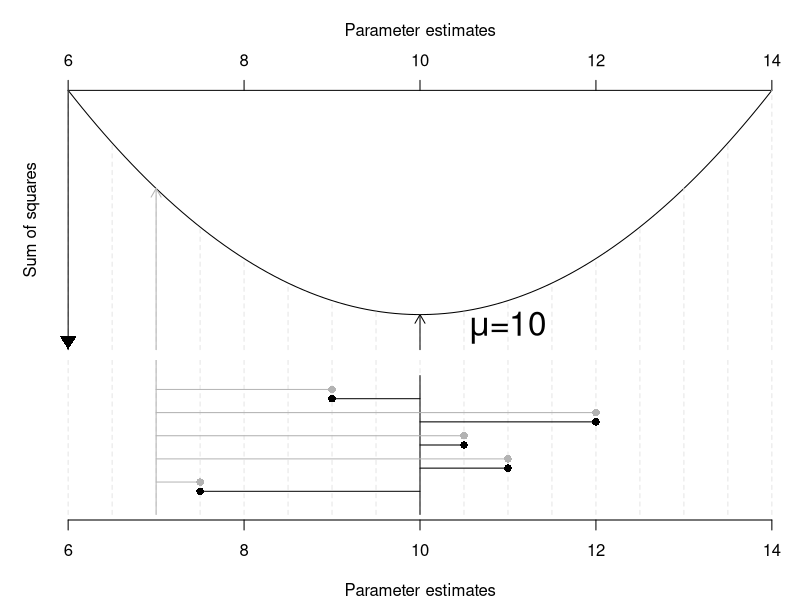
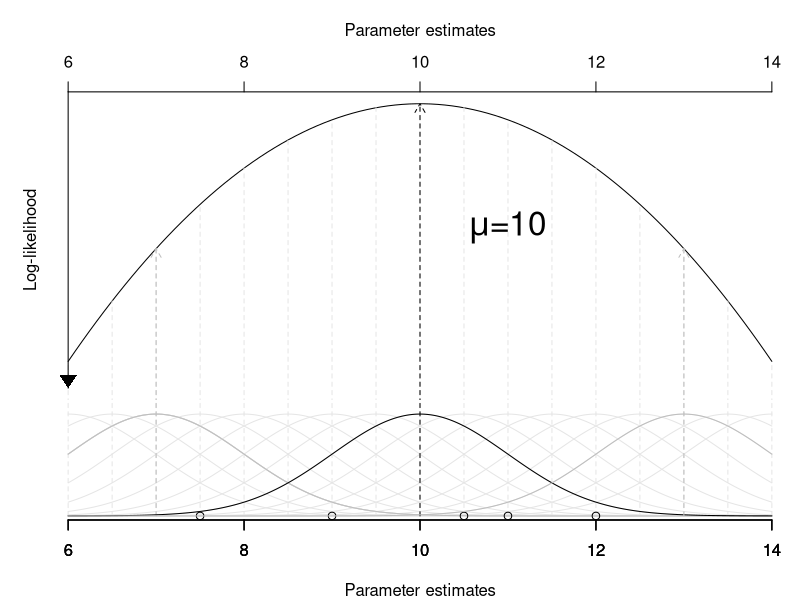
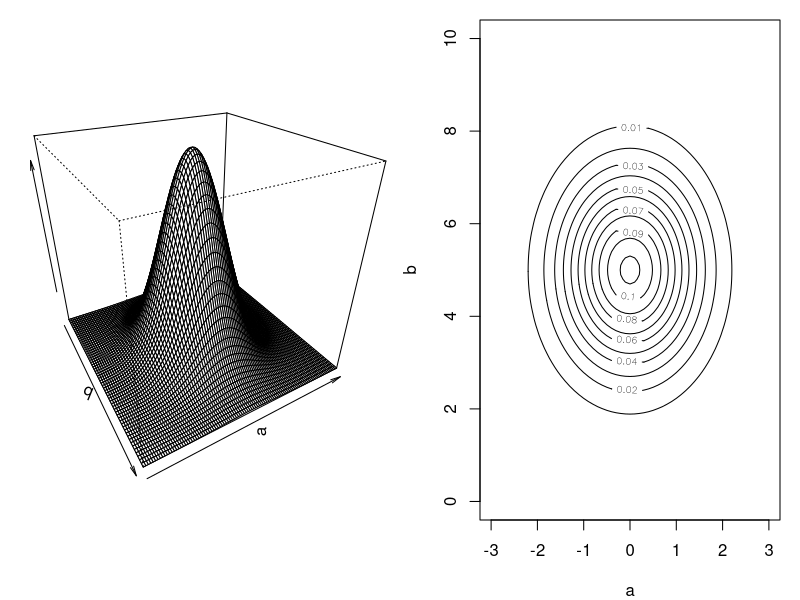
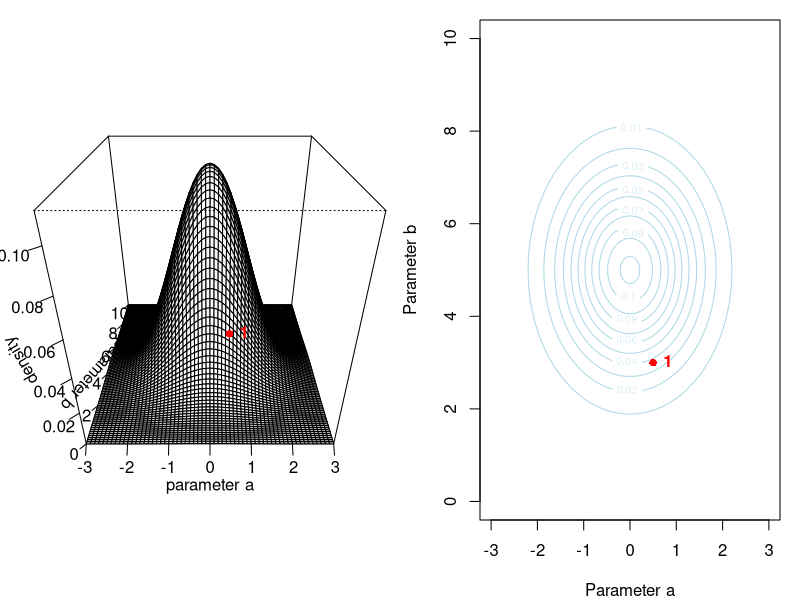
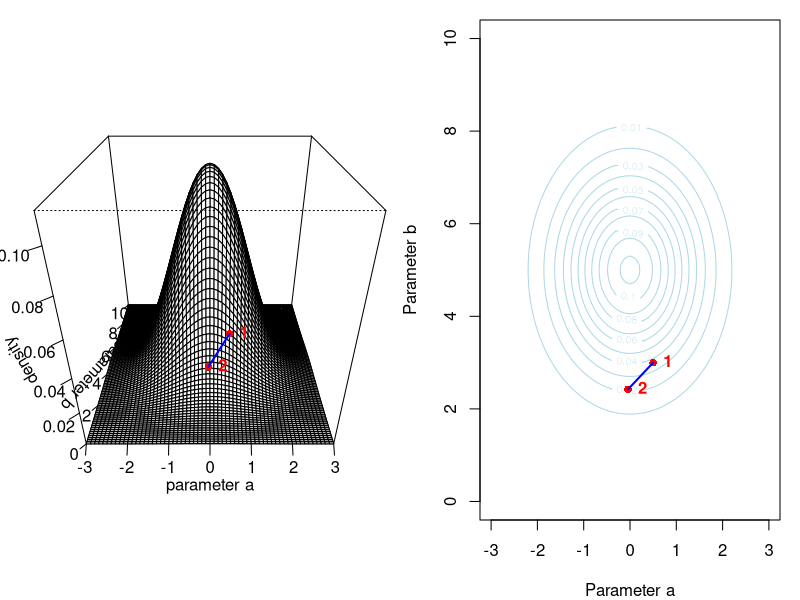
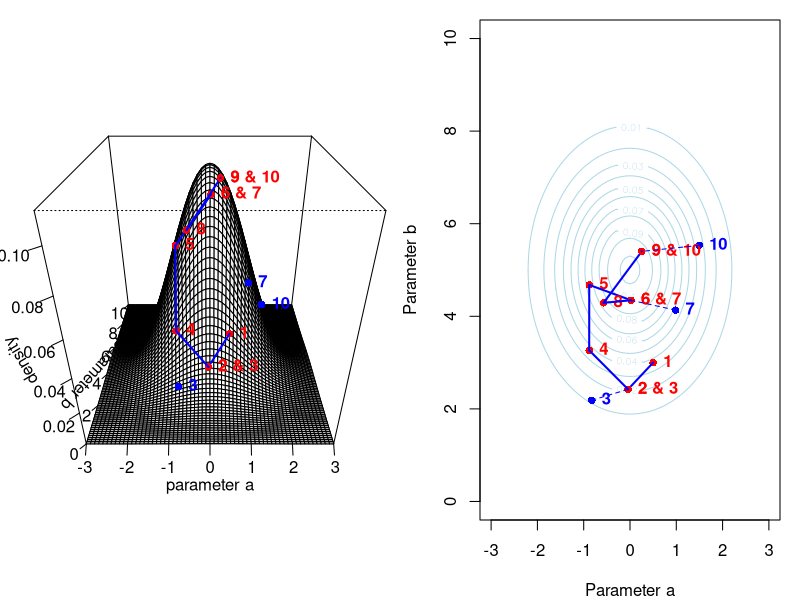
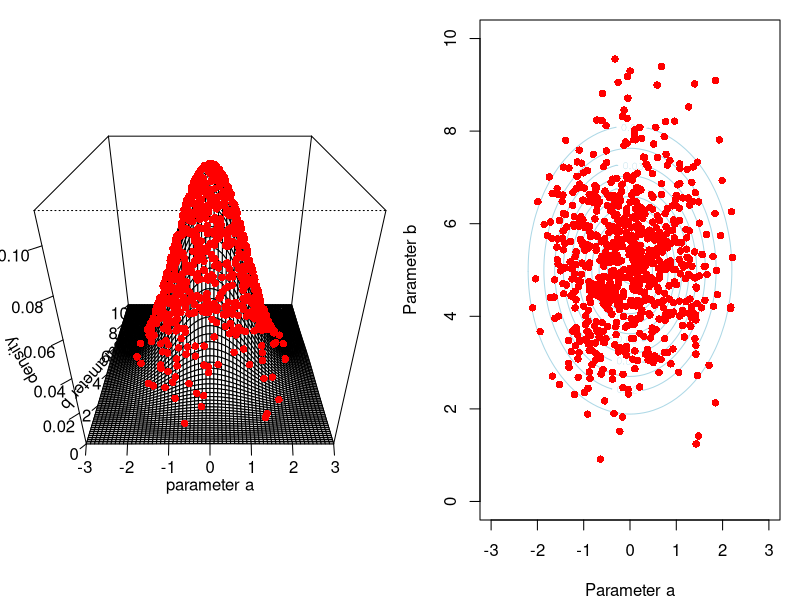
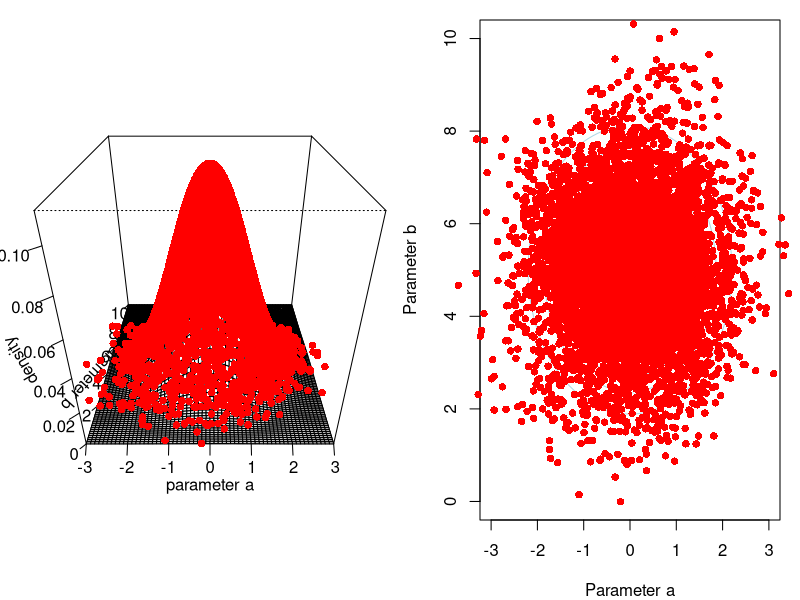

Here is the R script that generated these plots, in order:
## ---- chunk 1
#| label: OLS
#| echo: false
#| fig-height: 7
#| fig-width: 7
set.seed(1)
x <- sample(c(7.5,9,10.5,11, 12))
#ols <- sum((x-x.lm$coef)^2)

ols <- function(x,mu) {
  sum((x-mu)^2)
}
est <- seq(6,14,l=100)
x.ols <-NULL
for (i in est) {
  x.ols <-c(x.ols,ols(x,i))
}
nf <- layout(matrix(c(1,2), 2, 1, byrow=TRUE), respect=F, height=c(6,4))
op <- par(mar=c(0,2,4,0))
plot(x.ols~est,ann=FALSE, axes=FALSE,xlim=c(6,14), type="l",ylim=c(0,max(x.ols)))
axis(3, pos=max(x.ols))
mtext("Sum of squares",2, line=0)
for (i in seq(6,14,by=.5)) segments(i,0, i,ols(x,i), col="gray90", lty=2)
text(11,8, expression(paste(mu,"=10")),cex=2)
mtext("Parameter estimates",3, line=2)
arrows(10,0,10,ols(x,10), col="black", length=.1, lty=1)
lines(c(6,6),c(max(x.ols),0))
polygon(c(6,6.1,5.9),c(0, 5,5),col="black", border=F)
arrows(7,0,7,ols(x,7), col="gray70", length=.1, lty=1)

op <- par(mar=c(4,2,.5,0),xpd=T)
plot(x,1:5, ann=FALSE, axes=FALSE, pch=16, xlim=c(6,14),ylim=c(0,6))
axis(1,las=1)
#box(bty="l")
x.lm <- lm(x~1)
segments(seq(6,14,by=.5),0,seq(6,14,by=.5),9, col="gray90",lty=2)
lines(c(10,10),c(0,6))

points(x,(1:5)+0.4, pch=16, col="gray70")
lines(c(7,7),c(0,9),col="gray70")
segments(x,(1:5)+0.4,7,(1:5)+0.4, col="gray70")

points(x,(1:5), pch=16)
segments(x,1:5,x.lm$fitted,1:5)
mtext("Parameter estimates",1, line=3)

#set.seed(1)
#x <- sample(c(7.5,9,10.5,11, 12))
#plot(x, ann=FALSE, axes=FALSE, pch=16)
#axis(2,las=1)
#mtext("Parameter estimates", 2, line=3)
#box(bty="l")
#ols <- lm(x~1)
#abline(ols)
#segments(1:5,x,1:5,x-ols$resid)
## ---- chunk 2
#| label: ML
#| echo: false
#| fig-height: 7
#| fig-width: 7
#| warning: false
nf <- layout(matrix(c(1,2), 2, 1, byrow=TRUE), respect=F, height=c(6,3))
obs <- c(7.5,9,10.5,11, 12)
op <- par(mar=c(0,2,4,0))
ll <- function(mean=10) sum(stats::dnorm(obs, mean,1, log=T))
liks<-NULL
for (i in seq(6,14,l=100)) liks <- c(liks,ll(i))
plot(seq(6,14,l=100), liks, type="l", axes=F, xlab="",ylab="",xlim=c(6,14), ylim=c(-55,-9))
#arrows(6,-9,6,-52, length=.1)
#arrows(6,-9,14,-9, length=.1)
axis(3, pos=-9)
mtext("Log-likelihood",2, line=0)
for (i in seq(6,14,by=.5)) segments(i,-100, i,ll(i), col="gray90", lty=2)

segments(6,-9,6,-55, length=.1)
polygon(c(6,6.1,5.9),c(-55,-53,-53),col="black", border=F)


#lines(c(7,7),c(100,ll(7)), col="gray")
arrows(7,-100,7,ll(7), col="gray", length=.1, lty=2)
#segments(7,-100,7,ll(7), col="gray", length=.1, lty=2)
#polygon(c(7,7.1,6.9),c(ll(7),ll(7)-2, ll(7)-2),col="gray", border=F)

#polygon(c(10,10.1,9.9),c(ll(10),ll(10)-2, ll(10)-2),col="black", border=F)
arrows(10,-100,10,ll(10), col="black", length=.1, lty=2)
#segments(10,-100,10,ll(10), col="black", length=.1, lty=2)

arrows(13,-100,13,ll(13), col="gray", length=.1, lty=2)
#segments(13,-100,13,ll(13), col="gray", length=.1, lty=2)
#points(13,ll(13), pch=17, col="gray")
#polygon(c(13,13.1,12.9),c(ll(13),ll(13)-2, ll(13)-2),col="gray", border=F)
text(11,-30, expression(paste(mu,"=10")),cex=2)
mtext("Parameter estimates",3, line=2)


op <- par(mar=c(4,2,.5,0),xpd=T)
plot(seq(6,14,l=1000), dnorm(seq(6,14,l=1000), mean=7), type="l", axes=F, xlab="", ylab="", col="gray")
for (i in seq(6,14,by=.5)) lines(seq(6,14,l=1000), dnorm(seq(6,14,l=1000), mean=i), col="gray90")
segments(seq(6,14,by=.5),0,seq(6,14,by=.5),100, col="gray90", lty=2)

lines(seq(6,14,l=1000), dnorm(seq(6,14,l=1000), mean=7), type="l", axes=F, xlab="", ylab="", col="gray")
points(obs,rep(0, 5),pch=1)
axis(1)
#mtext("Parameter estimates",1,line=2)
lines(c(7,7),c(0,100), col="gray", lty=2)
#plot(seq(6,14,l=1000), dnorm(seq(6,14,l=1000), mean=10), type="l", axes=F, xlab="parameter estimate", ylab="")
lines(seq(6,14,l=1000), dnorm(seq(6,14,l=1000), mean=10), type="l")
#points(obs,rep(0, 5),pch=16)
lines(c(10,10),c(0,100), col="black", lty=2)
axis(1)

lines(seq(6,14,l=1000), dnorm(seq(6,14,l=1000), mean=13), type="l", col="gray")
#points(obs,rep(0, 5),pch=16)
lines(c(13,13),c(0,100), col="gray", lty=2)
axis(1)
mtext("Parameter estimates",1,line=3)
## ---- chunk 3
#| label: LDF
#| echo: false
#| fig-height: 5
#| fig-width: 9
#| cache: true
#| warning: false
library(mvtnorm)
a <- seq(-3,3,by=0.1)
b <- seq(0,10,by=0.1)
par(mfrow=c(1,2))
par(mar=c(1,1,0,0))
persp(a,b,outer(a,b, function(x,y) dmvnorm(cbind(x,y), mean=c(0,5), sigma=diag(2)*c(1,2))),lphi=30,ltheta=30,phi=30,theta=60, xlab="b", ylab="a",zlab="")
par(mar=c(4,4,1,1))
contour(a,b,outer(a,b, function(x,y) dmvnorm(cbind(x,y), mean=c(0,5), sigma=diag(2)*c(1,2))),xlab="a",ylab="b") 
## ---- chunk 4
#| label: mcmcsampling
#| echo: false
mcmcsim <- function(n=500,start.x=0.5, start.y=0.5,tex=FALSE, lns=FALSE, fls=FALSE) {
		   library(mvtnorm)
		   xv <- seq(-3,3,by=0.1)
		   yv <- seq(0,10,by=0.1)
		   #Create the three dimensional plot
		   pmat <- persp(xv,yv,outer(xv,yv, function(x,y) dmvnorm(cbind(x,y), mean=c(0,5), sigma=diag(2)*c(1,2))),
				   zlab="density",xlab="parameter a",ylab="parameter b",phi=30,theta=0,ticktype="detailed",shade=0.9,lphi=30,ltheta=0)
		   #Calculate the z-score for the starting coordinates
		   z <- outer(start.x,start.y, function(x,y) dmvnorm(cbind(x,y), mean=c(0,5), sigma=diag(2)*c(1,2)))
           #plot the starting point
		   points(trans3d(start.x,start.y,z,pmat), col="red",pch=16)
		   #Label the point
           if (tex) text(trans3d(start.x,start.y,z,pmat),labels=paste(1),pos=4, font=2, col="red")
		   #iteratively move through the Markov chain
		   if (n >1) {
           for (i in 2:n) {
				#Get a new candidate location by a random point around the current point
				newLoc <- rmvnorm(1,mean=c(0,0),sigma=diag(2)*0.5)
				new.x=start.x+newLoc[1]
				new.y=start.y+newLoc[2]
				#plot this new point
				if (fls) points(trans3d(new.x,new.y,outer(new.x,new.y, function(x,y) dmvnorm(cbind(x,y), mean=c(0,5), sigma=diag(2)*c(1,2))),pmat), col="blue",pch=16)
				z1 <- outer(new.x,new.y, function(x,y) dmvnorm(cbind(x,y), mean=c(0,5), sigma=diag(2)*c(1,2)))
				#Calculate the ratio of probability of the new point to the previous point
				rRatio <- dmvnorm(c(new.x,new.y), mean=c(0,5), sigma=diag(2)*c(1,2))/dmvnorm(c(start.x,start.y), mean=c(0,5), sigma=diag(2)*c(1,2))
				#Get a random number between 0 and 1
			    rCompRatio<-runif(1)
				old.x=start.x
				old.y=start.y
				#If the calculated ratio is greater than the random number, accept this new location for sampling
				if (rRatio>rCompRatio) { #accept current position
					start.x=new.x
					start.y=new.y
					z <- outer(old.x,old.y, function(x,y) dmvnorm(cbind(x,y), mean=c(0,5), sigma=diag(2)*c(1,2)))
				} #otherwise stay were you are
				#points(trans3d(start.x,start.y,outer(start.x,start.y, function(x,y) dmvnorm(cbind(x,y), mean=c(0,5), sigma=diag(2)*c(1,2))),pmat), col="red",pch=16)
				z2<-outer(start.x,start.y, function(x,y) dmvnorm(cbind(x,y), mean=c(0,5), sigma=diag(2)*c(1,2)))
				points(trans3d(start.x,start.y,z2,pmat), col="red",pch=16)
				if (rRatio>rCompRatio) {
					lab<-paste(i)
					if (tex) text(trans3d(start.x,start.y,z2,pmat),labels=paste(i),pos=4, font=2, col="red")
					}else {
						lab <- paste(lab,"&", i)
						if(tex) text(trans3d(start.x,start.y,z2,pmat),labels=lab,pos=4, font=2, col="red")
						if(tex)text(trans3d(new.x,new.y,z1,pmat),labels=i,pos=4, font=2,col="blue")
					}
					if(lns)lines(trans3d(c(old.x,start.x),c(old.y,start.y),c(z,z2),pmat), col="blue",lwd=2)
				    z<-z2
				}
        }
}
mcmcsim1 <- function(n=500,start.x=0.5, start.y=0.5,tex=FALSE, lns=FALSE, fls=FALSE, thin=1,burnin=0) {
			library(mvtnorm)
			xv <- seq(-3,3,by=0.1)
			yv <- seq(0,10,by=0.1)
	        cmat<-contour(xv,yv,outer(xv,yv, function(x,y) dmvnorm(cbind(x,y), mean=c(0,5), sigma=diag(2)*c(1,2))),xlab="Parameter a",ylab="Parameter b",col="lightblue")		
			points(start.x,start.y, col="red",pch=16)
			nn <- 0
			ii<-0
			params <- c(start.x,start.y)
			if (tex) text(start.x,start.y,labels=paste(1),pos=4, font=2, col="red")
			if(n>1) {
				 for (i in 2:n) {
					if (i>burnin) ii <- i-burnin
					newLoc <- rmvnorm(1,mean=c(0,0),sigma=diag(2)*0.5)
					new.x=start.x+newLoc[1]
					new.y=start.y+newLoc[2]
					if (fls) points(new.x,new.y, col="blue",pch=16)
					rRatio <- dmvnorm(c(new.x,new.y), mean=c(0,5), sigma=diag(2)*c(1,2))/dmvnorm(c(start.x,start.y), mean=c(0,5), sigma=diag(2)*c(1,2))
					rCompRatio<-runif(1)
					old.x=start.x
					old.y=start.y
					if (rRatio>rCompRatio) { #accept current position
						start.x=new.x
						start.y=new.y
					}
					points(start.x,start.y, col="red",pch=16)
					if (rRatio>rCompRatio) {
						lab=paste(i)
						if (tex) text(start.x,start.y,labels=paste(i),pos=4, font=2, col="red")
					}else {
					    lab =paste(lab,"&", i)
						if(tex) text(start.x,start.y,labels=lab,pos=4, font=2, col="red")
						if(tex & fls) text(new.x,new.y,labels=i,pos=4, font=2,col="blue")
						if(lns) lines(c(new.x,start.x),c(new.y,start.y), col="blue",lwd=1, lty=2)
					}
					if(lns) lines(c(old.x,start.x),c(old.y,start.y), col="blue",lwd=2)
					if ((ii %% thin)==0 & ii>0) {
                      nn <- nn+1
							  params<- rbind(params,c(start.x,start.y))		   
					}
			}
		}
params
}
## ---- chunk 5
#| label: sim1
#| echo: false
#| fig-height: 5
#| fig-width: 9
#| cache: true
#| warning: false
set.seed(9)
par(mfrow=c(1,2), mar=c(1,1,0,0))
mcmcsim(n=1, start.x=0.5, start.y=3,tex=TRUE, lns=TRUE, fls=TRUE)
set.seed(9)
par(mar=c(4,4,1,1))
params<-mcmcsim1(n=1, start.x=0.5, start.y=3,tex=TRUE,lns=TRUE,fls=TRUE)
## ---- chunk 6
#| label: sim2
#| echo: false
#| fig-height: 5
#| fig-width: 9
#| cache: true
#| warning: false
set.seed(9)
par(mfrow=c(1,2), mar=c(1,1,0,0))
mcmcsim(n=2, start.x=0.5, start.y=3,tex=TRUE, lns=TRUE, fls=TRUE)
set.seed(9)
par(mar=c(4,4,1,1))
params<-mcmcsim1(n=2, start.x=0.5, start.y=3,tex=TRUE,lns=TRUE,fls=TRUE)
## ---- chunk 7
#| label: sim3
#| echo: false
#| fig-height: 5
#| fig-width: 9
#| cache: true
#| warning: false
set.seed(9)
par(mfrow=c(1,2), mar=c(1,1,0,0))
mcmcsim(n=10, start.x=0.5, start.y=3,tex=TRUE, lns=TRUE, fls=TRUE)
set.seed(9)
par(mar=c(4,4,1,1))
params<-mcmcsim1(n=10, start.x=0.5, start.y=3,tex=TRUE,lns=TRUE,fls=TRUE)
## ---- chunk 8
#| label: sim4
#| echo: false
#| fig-height: 5
#| fig-width: 9
#| cache: true
#| warning: false
set.seed(9) 
par(mfrow=c(1,2), mar=c(1,1,0,0))
mcmcsim(n=1000, start.x=0.5, start.y=3,tex=FALSE, lns=FALSE, fls=FALSE)
set.seed(9)
par(mar=c(4,4,1,1))
params<-mcmcsim1(n=1000, start.x=0.5, start.y=3,tex=FALSE,lns=FALSE,fls=FALSE)
## ---- chunk 9
#| label: sim5
#| echo: true
#| fig-height: 5
#| fig-width: 9
#| cache: true
#| warning: false
colnames(params)<-c("a","b")
apply(params,2,mean)
apply(params,2,sd)
## ---- chunk 10
#| label: sim6
#| echo: false
#| fig-height: 5
#| fig-width: 9
#| cache: true
#| warning: false
set.seed(9) 
par(mfrow=c(1,2), mar=c(1,1,0,0))
mcmcsim(n=10000, start.x=0.5, start.y=3,tex=FALSE, lns=FALSE, fls=FALSE)
set.seed(9)
par(mar=c(4,4,1,1))
params<-mcmcsim1(n=10000, start.x=0.5, start.y=3,tex=FALSE,lns=FALSE,fls=FALSE)
## ---- chunk 11
#| label: sim6a
#| echo: true
#| fig-height: 5
#| fig-width: 9
#| cache: true
#| warning: false
colnames(params)<-c("a","b")
apply(params,2,mean)
apply(params,2,sd)
## ---- chunk 12
#| label: sim7
#| echo: false
#| fig-height: 5
#| fig-width: 9
#| cache: true
#| warning: false
par(mfrow=c(1,3))
a <- rnorm(10000,10.1,3)
plot(a, type="l",main="Good mixing")
aa <- params[1:100,1]+10
a <- NULL
for (i in 1:length(aa)) {
  a <- c(a,replicate(10,aa[i]+rnorm(1,0,0.25)))
}
plot(a, type="l", main="Bad mixing")
a <- c(rnorm(4000,10.1,1),seq(10,6,l=1000)+rnorm(1000,0,0.2),rnorm(4000,6.1,1),seq(6,7,l=1000)+rnorm(1000,0,0.2),rnorm(2000,7.1,1))
plot(a, type="l",main="Bad mixing")
## ---- chunk 13
#| label: sim8
#| echo: false
#| fig-height: 5
#| fig-width: 9
#| cache: true
#| warning: false
library(coda)
set.seed(9)
par(mfrow=c(1,2),mar=c(4,4,2,1))
params<-mcmcsim1(n=1000, start.x=0.5, start.y=3,tex=FALSE,lns=FALSE,fls=FALSE,thin=1)
points(params[,1],params[,2], col="black",bg="red",pch=21)
acf(params[,1],main="Thin=1")
#autocorr(as.mcmc(params[,1]))
## ---- chunk 14
#| label: sim8b
#| echo: false
#| fig-height: 5
#| fig-width: 9
#| cache: true
#| warning: false
library(coda)
par(mfrow=c(1,2),mar=c(4,4,2,1))  
set.seed(9)
params<-mcmcsim1(n=1000, start.x=0.5, start.y=3,tex=FALSE,lns=FALSE,fls=FALSE,thin=10)
points(params[,1],params[,2], col="black",bg="red",pch=21)
acf(params[,1],main="Thin=10")
#autocorr(as.mcmc(params[,1]))
## ---- chunk 15
#| label: sim9
#| echo: false
#| fig-height: 5
#| fig-width: 9
#| cache: true
#| warning: false
set.seed(9)
par(mfrow=c(1,2),mar=c(4,4,1,1))
params<-mcmcsim1(n=10000, start.x=0.5, start.y=3,tex=FALSE,lns=FALSE,fls=FALSE,thin=15)
points(params[,1],params[,2], col="black",bg="red",pch=21)
acf(params[,1])
## ---- chunk 16
#| label: sim10
#| echo: false
#| eval: true
#| fig-height: 5
#| fig-width: 9
#| out-width: 8in
#| cache: true
#| warning: false
set.seed(9)
par(mfrow=c(1,2),mar=c(4,4,1,1))
plot(density(params[,1]), main="Density of parameter a")
rug(params[,1])
a <- c(rnorm(1000,4,1),rnorm(500,8,1))
plot(density(a), main="Density of parameter a")
rug(a)
## ---- chunk 17
#| label: sim11
#| echo: false
#| eval: true
#| fig-height: 5
#| fig-width: 9
#| out-width: 8in
#| cache: true
#| warning: false
set.seed(9)
par(mfrow=c(1,2),mar=c(4,4,1,1))
colnames(params) <- c("a","b")
geweke.plot(as.mcmc(params)) 
#geweke.plot(as.mcmc(params[,2]))
## ---- chunk 18
#| label: sim12
#| echo: false
#| eval: true
#| fig-height: 5
#| fig-width: 9
#| out-width: 8in
#| cache: true
#| warning: false
set.seed(9)  
par(mfrow=c(1,3),mar=c(3,3,0,0))
params1<-mcmcsim1(n=10000, start.x=0.5, start.y=3,tex=FALSE,lns=FALSE,fls=FALSE,thin=15)
params2<-mcmcsim1(n=10000, start.x=-0.5, start.y=6,tex=FALSE,lns=FALSE,fls=FALSE,thin=15)
params3<-mcmcsim1(n=10000, start.x=-1, start.y=4,tex=FALSE,lns=FALSE,fls=FALSE,thin=15)
mcmc.list <- mcmc.list(list(as.mcmc(params1), as.mcmc(params2), as.mcmc(params3)))
##my_png("images/gelman1.png", width=600, height=300)
gelman.plot(mcmc.list)
##dev.off()
## ---- chunk 19
#| label: sim13
#| echo: true
#| eval: true
#| fig-height: 5
#| fig-width: 5
#| out-width: 5in
#| cache: true
#| warning: false
set.seed(9)  
raftery.diag(params)
params1<-mcmcsim1(n=40000, start.x=0.5, start.y=3,tex=FALSE,lns=FALSE,fls=FALSE,thin=10)
raftery.diag(params1)
## ---- chunk 20
#| label: sim14
#| echo: true
#| eval: true
#| fig-height: 5
#| fig-width: 5
#| out-width: 5in
#| cache: true
#| warning: false
set.seed(9) 
par(mfrow=c(1,3),mar=c(4,4,1,1))
heidel.diag(params)
heidel.diag(params1)
